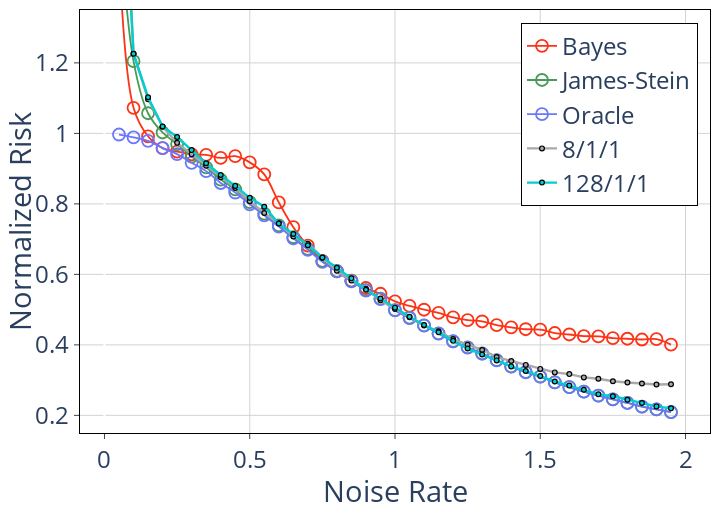

Notebook cell for this chart:
### Code cell
# For putting into writeup
dims = [8, 128]
layers = [1, 1]
heads = [1, 1]

curve_dirs = []
names = []
for index in range(len(dims)):
    curve_dirs.append(f"../models/variable_noise/250000_steps/bert_padded-sigma=0.2,0.8-mu=0-n_positions=1024-iters=250001-hid_dim={dims[index]}-layer={layers[index]}-head={heads[index]}-tokenizer=default-layer_norm=no_grad-loss=mean-prior=discrete-att_drop=0.0-hid_drop=0.0/test_curves_bert_padded-sigma=0.2,0.8-mu=0-n_positions=1024-iters=250001-hid_dim={dims[index]}-layer={layers[index]}-head={heads[index]}-tokenizer=default-layer_norm=no_grad-loss=mean-prior=discrete-att_drop=0.0-hid_drop=0.0.json")
    names.append(f"{dims[index]}/{layers[index]}/{heads[index]}")

fig = plot_final_curve(curve_dirs, names, scale=1.2)
fig.show()
# fig.write_image("training_steps_first_result.pdf")
# fig.write_image("training_steps_first_result.pdf")

### Figure 1 — Plotly figure (JSON) as saved in the notebook; plotly's stock layout.template omitted (floating-point values rounded to 4 significant figures)
{"data": [{"line": {"color": "#FD3216", "shape": "spline", "width": 1.8}, "marker": {"color": "rgba(255,0,0,0.0)", "line": {"color": "#FD3216", "width": 1.8}, "size": 12, "symbol": "circle"}, "mode": "markers+lines", "name": "Bayes", "type": "scatter", "x": [0.05, 0.1, 0.15, 0.2, 0.25, 0.3, 0.35, 0.4, 0.45, 0.5, 0.55, 0.6, 0.65, 0.7, 0.75, 0.8, 0.85, 0.9, 0.95, 1, 1.05, 1.1, 1.15, 1.2, 1.25, 1.3, 1.35, 1.4, 1.45, 1.5, 1.55, 1.6, 1.65, 1.7, 1.75, 1.8, 1.85, 1.9, 1.95], "y": [1.516, 1.073, 0.9917, 0.9583, 0.9484, 0.9404, 0.9392, 0.9303, 0.9353, 0.9178, 0.8835, 0.8041, 0.734, 0.6813, 0.638, 0.6083, 0.5821, 0.5613, 0.545, 0.5233, 0.5105, 0.4997, 0.4906, 0.478, 0.4703, 0.4664, 0.4561, 0.4498, 0.4444, 0.443, 0.4336, 0.4295, 0.425, 0.4241, 0.4192, 0.4174, 0.4152, 0.4162, 0.4007]}, {"line": {"color": "#479B55", "shape": "spline", "width": 1.8}, "marker": {"color": "rgba(0,255,0,0.0)", "line": {"color": "#479B55", "width": 1.8}, "size": 12, "symbol": "circle"}, "mode": "markers+lines", "name": "James-Stein", "type": "scatter", "x": [0.05, 0.1, 0.15, 0.2, 0.25, 0.3, 0.35, 0.4, 0.45, 0.5, 0.55, 0.6, 0.65, 0.7, 0.75, 0.8, 0.85, 0.9, 0.95, 1, 1.05, 1.1, 1.15, 1.2, 1.25, 1.3, 1.35, 1.4, 1.45, 1.5, 1.55, 1.6, 1.65, 1.7, 1.75, 1.8, 1.85, 1.9, 1.95], "y": [1.631, 1.205, 1.057, 1.003, 0.9696, 0.9343, 0.9037, 0.869, 0.841, 0.8051, 0.7724, 0.7391, 0.7053, 0.6721, 0.6376, 0.6102, 0.5818, 0.5552, 0.531, 0.4986, 0.4769, 0.4553, 0.4324, 0.4103, 0.3928, 0.3755, 0.3565, 0.3387, 0.3227, 0.3102, 0.2938, 0.2803, 0.2676, 0.2562, 0.2454, 0.2354, 0.2247, 0.2171, 0.2093]}, {"line": {"color": "#6A76FC", "shape": "spline", "width": 1.8}, "marker": {"color": "rgba(0,0,255,0.0)", "line": {"color": "#6A76FC", "width": 1.8}, "size": 12, "symbol": "circle"}, "mode": "markers+lines", "name": "Oracle", "type": "scatter", "x": [0.05, 0.1, 0.15, 0.2, 0.25, 0.3, 0.35, 0.4, 0.45, 0.5, 0.55, 0.6, 0.65, 0.7, 0.75, 0.8, 0.85, 0.9, 0.95, 1, 1.05, 1.1, 1.15, 1.2, 1.25, 1.3, 1.35, 1.4, 1.45, 1.5, 1.55, 1.6, 1.65, 1.7, 1.75, 1.8, 1.85, 1.9, 1.95], "y": [0.9968, 0.9888, 0.9789, 0.9583, 0.941, 0.9164, 0.8929, 0.8592, 0.8322, 0.7988, 0.7674, 0.7354, 0.7021, 0.6696, 0.6355, 0.6083, 0.5802, 0.5539, 0.5298, 0.4979, 0.476, 0.4545, 0.4318, 0.4098, 0.3923, 0.3752, 0.3558, 0.3383, 0.3224, 0.3097, 0.2935, 0.2801, 0.2674, 0.2561, 0.2452, 0.2352, 0.2246, 0.217, 0.2093]}, {"line": {"color": "darkgrey", "width": 2.4}, "marker": {"color": "darkgrey", "line": {"color": "black", "width": 1.2}, "size": 4.8, "symbol": "circle"}, "mode": "lines+markers", "name": "8/1/1", "type": "scatter", "x": [0.05, 0.1, 0.15, 0.2, 0.25, 0.3, 0.35, 0.4, 0.45, 0.5, 0.55, 0.6, 0.65, 0.7, 0.75, 0.8, 0.85, 0.9, 0.95, 1, 1.05, 1.1, 1.15, 1.2, 1.25, 1.3, 1.35, 1.4, 1.45, 1.5, 1.55, 1.6, 1.65, 1.7, 1.75, 1.8, 1.85, 1.9, 1.95], "y": [2.048, 1.226, 1.097, 1.019, 0.9731, 0.9406, 0.9082, 0.8758, 0.8453, 0.8077, 0.7742, 0.7449, 0.7075, 0.6869, 0.6474, 0.6102, 0.5826, 0.5596, 0.5263, 0.5017, 0.4784, 0.4548, 0.4383, 0.4163, 0.4003, 0.3855, 0.3654, 0.3542, 0.3431, 0.3318, 0.3219, 0.3171, 0.3077, 0.304, 0.2969, 0.2935, 0.2905, 0.2875, 0.2884]}, {"line": {"color": "darkturquoise", "width": 2.4}, "marker": {"color": "darkturquoise", "line": {"color": "black", "width": 1.2}, "size": 4.8, "symbol": "circle"}, "mode": "lines+markers", "name": "128/1/1", "type": "scatter", "x": [0.05, 0.1, 0.15, 0.2, 0.25, 0.3, 0.35, 0.4, 0.45, 0.5, 0.55, 0.6, 0.65, 0.7, 0.75, 0.8, 0.85, 0.9, 0.95, 1, 1.05, 1.1, 1.15, 1.2, 1.25, 1.3, 1.35, 1.4, 1.45, 1.5, 1.55, 1.6, 1.65, 1.7, 1.75, 1.8, 1.85, 1.9, 1.95], "y": [1.981, 1.226, 1.103, 1.019, 0.9897, 0.9525, 0.9152, 0.8821, 0.851, 0.817, 0.792, 0.7442, 0.7147, 0.6827, 0.6475, 0.6189, 0.5887, 0.5562, 0.5314, 0.5056, 0.4795, 0.4564, 0.4356, 0.4114, 0.3896, 0.3725, 0.356, 0.339, 0.3259, 0.3116, 0.2961, 0.2845, 0.2726, 0.2597, 0.2544, 0.2442, 0.2351, 0.2254, 0.22]}], "layout": {"font": {"size": 24}, "height": 510, "legend": {"bordercolor": "Black", "borderwidth": 1, "x": 0.7, "y": 0.97}, "margin": {"b": 0, "l": 0, "r": 10, "t": 10}, "plot_bgcolor": "white", "width": 720, "xaxis": {"gridcolor": "lightgrey", "linecolor": "black", "mirror": true, "showline": true, "ticks": "outside", "title": {"text": "Noise Rate"}}, "yaxis": {"gridcolor": "lightgrey", "linecolor": "black", "mirror": true, "range": [0.15, 1.35], "showline": true, "ticks": "outside", "title": {"text": "Normalized Risk"}}}}
